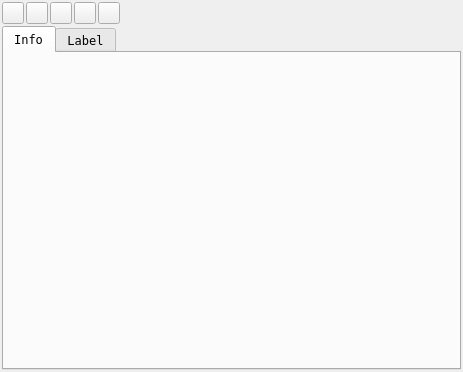
<?xml version="1.0" encoding="UTF-8"?>
<ui version="4.0">
 <class>QiwiPostTabs</class>
 <widget class="QWidget" name="QiwiPostTabs">
  <property name="geometry">
   <rect>
    <x>0</x>
    <y>0</y>
    <width>463</width>
    <height>372</height>
   </rect>
  </property>
  <property name="font">
   <font>
    <family>DejaVu Sans Mono</family>
   </font>
  </property>
  <property name="windowTitle">
   <string>Form</string>
  </property>
  <layout class="QVBoxLayout" name="verticalLayout">
   <property name="spacing">
    <number>2</number>
   </property>
   <property name="margin">
    <number>2</number>
   </property>
   <item>
    <layout class="QHBoxLayout" name="horizontalLayout">
     <property name="spacing">
      <number>2</number>
     </property>
     <item>
      <widget class="QPushButton" name="pbRefresh">
       <property name="minimumSize">
        <size>
         <width>22</width>
         <height>22</height>
        </size>
       </property>
       <property name="maximumSize">
        <size>
         <width>22</width>
         <height>22</height>
        </size>
       </property>
       <property name="text">
        <string/>
       </property>
       <property name="icon">
        <iconset resource="resource.qrc">
         <normaloff>:/internal/images/16x16/arrow_rotate_clockwise.png</normaloff>:/internal/images/16x16/arrow_rotate_clockwise.png</iconset>
       </property>
      </widget>
     </item>
     <item>
      <widget class="QPushButton" name="pbCRegister">
       <property name="minimumSize">
        <size>
         <width>22</width>
         <height>22</height>
        </size>
       </property>
       <property name="maximumSize">
        <size>
         <width>22</width>
         <height>22</height>
        </size>
       </property>
       <property name="toolTip">
        <string>Create new package</string>
       </property>
       <property name="text">
        <string/>
       </property>
       <property name="icon">
        <iconset resource="resource.qrc">
         <normaloff>:/internal/images/16x16/basket_add.png</normaloff>:/internal/images/16x16/basket_add.png</iconset>
       </property>
      </widget>
     </item>
     <item>
      <widget class="QPushButton" name="pbUnregister">
       <property name="minimumSize">
        <size>
         <width>22</width>
         <height>22</height>
        </size>
       </property>
       <property name="maximumSize">
        <size>
         <width>22</width>
         <height>22</height>
        </size>
       </property>
       <property name="text">
        <string/>
       </property>
       <property name="icon">
        <iconset resource="resource.qrc">
         <normaloff>:/internal/images/16x16/basket_delete.png</normaloff>:/internal/images/16x16/basket_delete.png</iconset>
       </property>
      </widget>
     </item>
     <item>
      <widget class="QPushButton" name="pbEdit">
       <property name="minimumSize">
        <size>
         <width>22</width>
         <height>22</height>
        </size>
       </property>
       <property name="maximumSize">
        <size>
         <width>22</width>
         <height>22</height>
        </size>
       </property>
       <property name="toolTip">
        <string>Edit existing package</string>
       </property>
       <property name="text">
        <string/>
       </property>
       <property name="icon">
        <iconset resource="resource.qrc">
         <normaloff>:/internal/images/16x16/basket_edit.png</normaloff>:/internal/images/16x16/basket_edit.png</iconset>
       </property>
      </widget>
     </item>
     <item>
      <widget class="QPushButton" name="pbSend">
       <property name="minimumSize">
        <size>
         <width>22</width>
         <height>22</height>
        </size>
       </property>
       <property name="maximumSize">
        <size>
         <width>22</width>
         <height>22</height>
        </size>
       </property>
       <property name="toolTip">
        <string>Transmit package</string>
       </property>
       <property name="text">
        <string/>
       </property>
       <property name="icon">
        <iconset resource="resource.qrc">
         <normaloff>:/internal/images/16x16/basket_go.png</normaloff>:/internal/images/16x16/basket_go.png</iconset>
       </property>
      </widget>
     </item>
     <item>
      <spacer name="horizontalSpacer">
       <property name="orientation">
        <enum>Qt::Horizontal</enum>
       </property>
       <property name="sizeHint" stdset="0">
        <size>
         <width>40</width>
         <height>20</height>
        </size>
       </property>
      </spacer>
     </item>
    </layout>
   </item>
   <item>
    <widget class="QTabWidget" name="tabMain">
     <property name="currentIndex">
      <number>0</number>
     </property>
     <property name="movable">
      <bool>true</bool>
     </property>
     <widget class="QWidget" name="tbPackageInfo">
      <attribute name="icon">
       <iconset resource="resource.qrc">
        <normaloff>:/internal/images/16x16/magnet.png</normaloff>:/internal/images/16x16/magnet.png</iconset>
      </attribute>
      <attribute name="title">
       <string>Info</string>
      </attribute>
     </widget>
     <widget class="QWidget" name="tbLabel">
      <attribute name="icon">
       <iconset resource="resource.qrc">
        <normaloff>:/internal/images/16x16/barcode.png</normaloff>:/internal/images/16x16/barcode.png</iconset>
      </attribute>
      <attribute name="title">
       <string>Label</string>
      </attribute>
     </widget>
    </widget>
   </item>
  </layout>
 </widget>
 <resources>
  <include location="resource.qrc"/>
 </resources>
 <connections/>
</ui>
